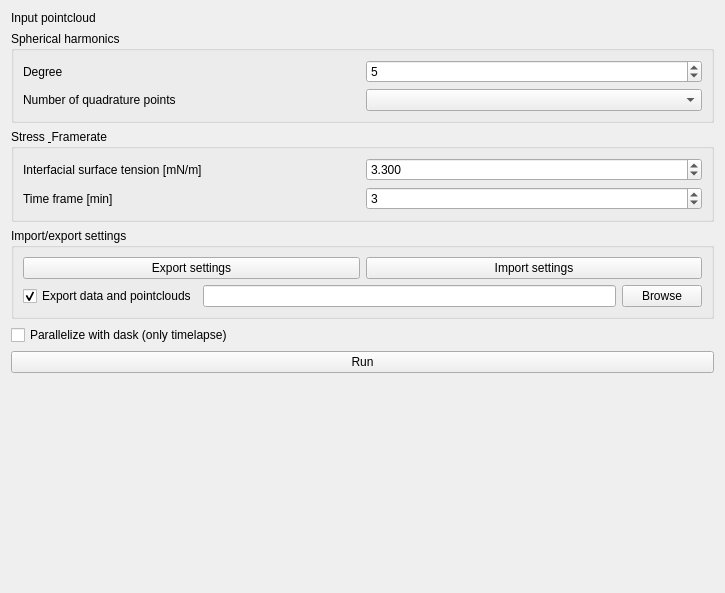
<?xml version="1.0" encoding="UTF-8"?>
<ui version="4.0">
 <class>Form</class>
 <widget class="QWidget" name="Form">
  <property name="geometry">
   <rect>
    <x>0</x>
    <y>0</y>
    <width>725</width>
    <height>593</height>
   </rect>
  </property>
  <property name="windowTitle">
   <string>Form</string>
  </property>
  <layout class="QGridLayout" name="gridLayout_4">
   <item row="0" column="0">
    <widget class="QLabel" name="label_3">
     <property name="text">
      <string>Input pointcloud</string>
     </property>
    </widget>
   </item>
   <item row="0" column="1">
    <widget class="QWidget" name="input_widget" native="true"/>
   </item>
   <item row="1" column="0" colspan="2">
    <widget class="QGroupBox" name="groupBox_2">
     <property name="title">
      <string>Spherical harmonics</string>
     </property>
     <layout class="QGridLayout" name="gridLayout">
      <item row="0" column="0">
       <widget class="QLabel" name="label">
        <property name="text">
         <string>Degree</string>
        </property>
       </widget>
      </item>
      <item row="0" column="1">
       <widget class="QSpinBox" name="spinBox_max_degree">
        <property name="value">
         <number>5</number>
        </property>
       </widget>
      </item>
      <item row="1" column="0">
       <widget class="QLabel" name="label_2">
        <property name="text">
         <string>Number of quadrature points</string>
        </property>
       </widget>
      </item>
      <item row="1" column="1">
       <widget class="QComboBox" name="comboBox_quadpoints"/>
      </item>
     </layout>
    </widget>
   </item>
   <item row="2" column="0" colspan="2">
    <widget class="QGroupBox" name="groupBox_3">
     <property name="title">
      <string>Stress &amp; Framerate</string>
     </property>
     <layout class="QGridLayout" name="gridLayout_2">
      <item row="0" column="1">
       <widget class="QDoubleSpinBox" name="doubleSpinBox_gamma">
        <property name="decimals">
         <number>3</number>
        </property>
        <property name="value">
         <double>3.300000000000000</double>
        </property>
       </widget>
      </item>
      <item row="0" column="0">
       <widget class="QLabel" name="label_4">
        <property name="text">
         <string>Interfacial surface tension [mN/m]</string>
        </property>
       </widget>
      </item>
      <item row="1" column="0">
       <widget class="QLabel" name="label_5">
        <property name="text">
         <string>Time frame [min]</string>
        </property>
       </widget>
      </item>
      <item row="1" column="1">
       <widget class="QSpinBox" name="spinBox_timeframe">
        <property name="value">
         <number>3</number>
        </property>
       </widget>
      </item>
     </layout>
    </widget>
   </item>
   <item row="3" column="0" colspan="2">
    <widget class="QGroupBox" name="groupBox_4">
     <property name="title">
      <string>Import/export settings</string>
     </property>
     <layout class="QGridLayout" name="gridLayout_3">
      <item row="1" column="2">
       <widget class="QPushButton" name="pushButton_browse_export_location">
        <property name="text">
         <string>Browse</string>
        </property>
       </widget>
      </item>
      <item row="0" column="0" colspan="3">
       <layout class="QHBoxLayout" name="horizontalLayout">
        <item>
         <widget class="QPushButton" name="pushButton_export">
          <property name="text">
           <string>Export settings</string>
          </property>
         </widget>
        </item>
        <item>
         <widget class="QPushButton" name="pushButton_import">
          <property name="text">
           <string>Import settings</string>
          </property>
         </widget>
        </item>
       </layout>
      </item>
      <item row="1" column="1">
       <widget class="QLineEdit" name="lineEdit_export_location"/>
      </item>
      <item row="1" column="0">
       <widget class="QCheckBox" name="checkBox_export">
        <property name="text">
         <string>Export data and pointclouds</string>
        </property>
        <property name="checked">
         <bool>true</bool>
        </property>
       </widget>
      </item>
     </layout>
    </widget>
   </item>
   <item row="4" column="0" colspan="2">
    <widget class="QCheckBox" name="checkBox_use_dask">
     <property name="text">
      <string>Parallelize with dask (only timelapse)</string>
     </property>
    </widget>
   </item>
   <item row="5" column="0" colspan="2">
    <widget class="QPushButton" name="pushButton_run">
     <property name="text">
      <string>Run</string>
     </property>
    </widget>
   </item>
   <item row="6" column="0" colspan="2">
    <spacer name="verticalSpacer">
     <property name="orientation">
      <enum>Qt::Vertical</enum>
     </property>
     <property name="sizeHint" stdset="0">
      <size>
       <width>20</width>
       <height>40</height>
      </size>
     </property>
    </spacer>
   </item>
  </layout>
 </widget>
 <resources/>
 <connections/>
</ui>
